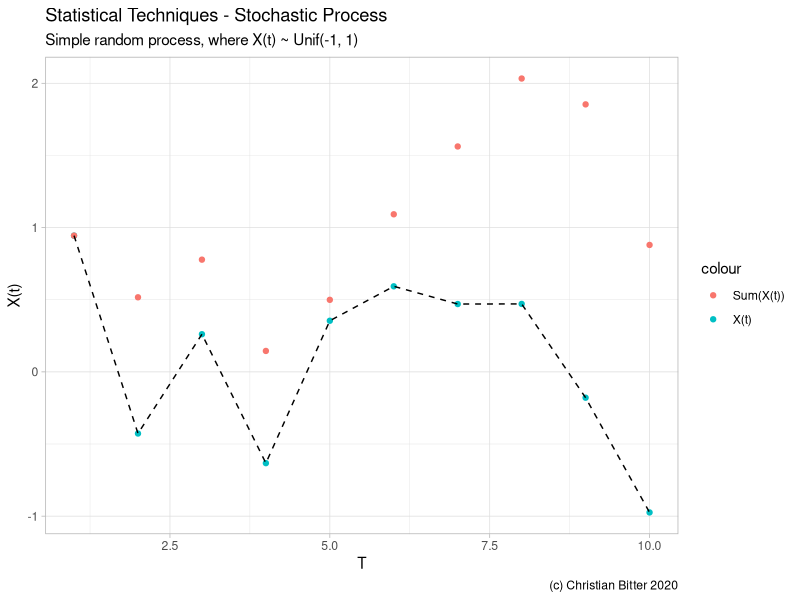

This figure's R source:
rm(list = ls());

library(dplyr);
library(ggplot2);

# desc: a simple random process
# a random process {X(t): t > 0} is a set of r.v. indexed by t
# typically, t represents (continuous or discrete) time.
# the values of X(t) denotes the range of the random process

t0  <- 10;
t_i <- 1:t0;
X_t <- rep(0, length(t_i));


# the following is a simple random process where we allow X_i to be any
# value coming from a random unform within -1 and 1
for (i in t_i) {
  X_t[i] <- runif(1, min = -1, max = 1);
}

df <- data.frame("T" = t_i, "X_t" = X_t) %>% as_tibble();

# compare
plot_title   <- "Statistical Techniques - Stochastic Process";
plot_caption <- "(c) Christian Bitter 2020";

df %>%
  ggplot(aes(x = T, y = X_t)) + 
  geom_point(aes(colour = "X(t)")) + 
  geom_point(aes(x = T, y = cumsum(X_t), colour = "Sum(X(t))")) + geom_line(linetype = 2, colour = "black") + 
  theme_light() + 
  labs(title = plot_title, caption = plot_caption,
       subtitle = "Simple random process, where X(t) ~ Unif(-1, 1)",
       x = "T", y = "X(t)");